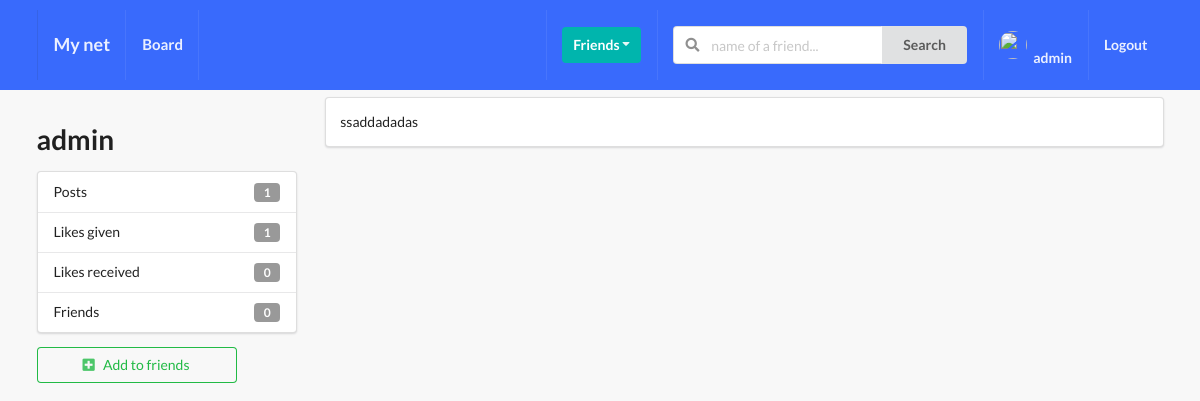
/profile/alekseyarsentyev/ (signed in), run on an earlier commit of the app's database.
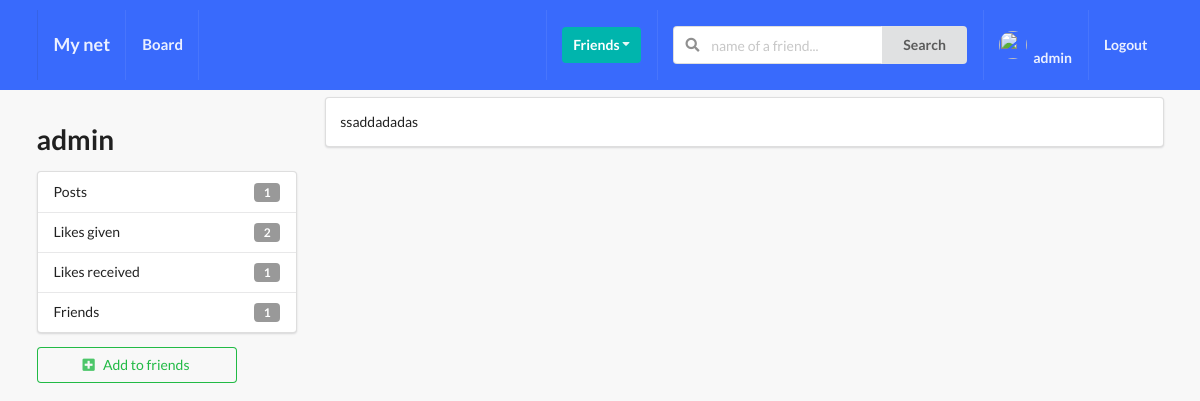
And on a later commit of the database.
### profile_app/models.py (models this page shows, shortened)
class Profile(models.Model):
    first_name = models.CharField(max_length=200, blank=True)
    last_name = models.CharField(max_length=200, blank=True)
    user = models.OneToOneField(User, on_delete=models.CASCADE)
    bio = models.TextField(default="No bio...", max_length=300)
    email = models.EmailField()
    country = models.CharField(max_length=200, blank=True)
    avatar = models.ImageField(default='avatar.jpg', upload_to='avatars/')
    friends = models.ManyToManyField(User, blank=True, default=None, null=True, related_name='friends')
    slug = models.SlugField(unique=True, blank=True)
    updated = models.DateTimeField(auto_now=True)
    created = models.DateTimeField(auto_now_add=True)
    objects = ProfileManager()
    __initial_first_name = None
    __initial_last_name = None
    def __init__(self, *args, **kwargs):
        super().__init__(*args, **kwargs)
        self.__initial_first_name = self.first_name
        self.__initial_last_name = self.last_name
    def get_friends_count(self):
        return self.friends.all().count()
    def get_posts_count(self):
        return self.posts.all().count()
    def get_all_authors_posts(self):
        return self.posts.all()
    def get_like_given_count(self):
        likes = self.likes_user.all()
        total_like = 0
        for item in likes:
            if item.value == 'Like':
                total_like += 1
        return total_like
    def get_received_like_count(self):
        posts = self.posts.all()
        total_like = 0
        for post in posts:
            total_like += post.likes_post.count()
        return total_like

### post_app/models.py (models this page shows, shortened)
class Like(models.Model):
    user = models.ForeignKey(Profile, on_delete=models.CASCADE, related_name='likes_user')
    post = models.ForeignKey(Post, on_delete=models.CASCADE, related_name='likes_post')
    value = models.CharField(max_length=8, choices=LIKE_CHOICES)
    updated = models.DateTimeField(auto_now=True)
    created = models.DateTimeField(auto_now_add=True)

class Post(models.Model):
    content = models.TextField()
    image = models.ImageField(
        upload_to='posts', validators=[FileExtensionValidator(['png', 'jpg', 'jpeg'])], blank=True
    )
    liked = models.ManyToManyField(Profile, related_name='likes', blank=True)
    updated = models.DateTimeField(auto_now=True)
    created = models.DateTimeField(auto_now_add=True)
    author = models.ForeignKey(Profile, related_name='posts', on_delete=models.CASCADE)
    class Meta:
        ordering = ('-created', )

### profile_app/views.py (the view)
# urls.py: path('<slug>/', ProfileDetailView.as_view(), name='profile_detail_view'),
class ProfileDetailView(LoginRequiredMixin, generic.DeleteView):
    model = Profile
    template_name = 'profile_app/profile_view.html'
    def get_object(self, queryset=None):
        slug = self.kwargs.get('slug')
        profile = Profile.objects.get(slug=slug)
        return profile
    def get_context_data(self, **kwargs):
        context = super().get_context_data(**kwargs)
        user = User.objects.get(username__iexact=self.request.user)
        profile = Profile.objects.get(user=user)
        rel_s = Relationship.objects.filter(receiver=profile)
        rel_r = Relationship.objects.filter(sender=profile)
        rel_receiver = []
        for item in rel_r:
            rel_receiver.append(item.receiver.user)
        rel_sender = []
        for item in rel_s:
            rel_sender.append(item.sender.user)
        context['rel_receiver'] = rel_receiver
        context['rel_sender'] = rel_sender
        context['posts'] = self.get_object().get_all_authors_posts()
        context['len_posts'] = True if len(self.get_object().get_all_authors_posts()) > 0 else False
        return context

### profile_app/context_processors.py (called while the page is built)
def profile_pic(request):
    if request.user.is_authenticated:
        profile_obj = Profile.objects.get(user=request.user)
        pic = profile_obj.avatar
        return {'picture': pic}
    return {}

def received_invites(request):
    if request.user.is_authenticated:
        profile_obj = Profile.objects.get(user=request.user)
        invites_num = Relationship.objects.invatations_recieved(receiver=profile_obj).count()
        return {'invites_num': invites_num}
    return {}

### profile_app/models.py (called while the page is built)
    def invatations_recieved(self, receiver):
        qs = Relationship.objects.filter(receiver=receiver, status='send')
        return qs

### profile_app/templates/profile_app/profile_view.html (shortened to what this page needs)
{% extends 'base.html' %}
{% block content %}
    <div class="ui grid">
        <br>
        <div class="row">
            <div class="four wide column">
                <h1>{{object.user}}</h1>
                <div class="ui vertical fluid menu">
                    <div class="item">
                        Posts
                        <div class="ui label">
                            {{ object.get_posts_count }}
                        </div>
                    </div>
                    <div class="item">
                        Likes given
                        <div class="ui label">
                            {{ object.get_like_given_count }}
                        </div>
                    </div>
                    <div class="item">
                        Likes received
                        <div class="ui label">
                            {{ object.get_received_like_count }}
                        </div>
                    </div>
                    <div class="item">
                        Friends
                        <div class="ui label">
                            {{ object.get_friends_count }}
                        </div>
                    </div>
                </div>
                {% if object.user not in rel_receiver and object.user not in rel_sender %}
                    <form action="{% url 'profiles:send_invite' %}" method="POST">
                        <button type="submit" class="ui positive basic button mb-5 w-big"><i class="plus square icon"></i>Add to friends</button>
                    </form>
                {% endif %}
                <br>
            </div>
            <div class="twelve wide column">
                {% if len_posts %}
                    {% for post in posts %}
                        <div class="segment ui fluid">
                            {{ post.content }}
                        </div>
                    {% endfor %}
                {% else %}
                    <h1>No posts here...</h1>
                {% endif %}
            </div>
        </div>
    </div>
{% endblock content %}

### soc_net_app/templates/base.html (shortened to what this page needs)
{% load static %}
<!doctype html>
<html lang="en">
  <head>
    <link rel="stylesheet" type="text/css" href="{% static 'style.css' %}">
    <link rel="stylesheet" type='text/css' href="https://cdnjs.cloudflare.com/ajax/libs/semantic-ui/2.2.14/semantic.min.css">
  </head>
  <body>
    {% include 'main/navbar.html' %}
      <div class="ui container">
        {% block content %}
        {% endblock content %}
      </div>
  </body>
</html>

### soc_net_app/templates/main/navbar.html (shortened to what this page needs)
{% url 'posts:main-post-view' as path_to_posts %}
{% url 'home' as path_to_home %}
{% url 'profiles:my_profile' as path_to_my_profile %}
<div class="ui inverted menu nav mb-7">
  <div class="ui container">
    <a href="{{path_to_home}}" class="{% if request.path == path_to_home %}active{% endif %} item">
        <h3>My net</h3>
    </a>
    {% if request.user.is_authenticated %}
    <a href="{{path_to_posts}}" class="{% if request.path == path_to_posts %}active{% endif %} item">
        <h4>Board</h4>
    </a>
    {% endif %}
    <div class="right menu">
        {% if request.user.is_authenticated %}
        <div class="item">
            <div class="ui floating dropdown icon button teal"> Friends
                <i class="dropdown icon"></i>
             </div>
        </div>
             <div class="item">
              <form action="" method="GET">
                <div class="ui action left icon input">
                <input class="prompt" type="text" name='q' placeholder="name of a friend...">
                <button type='submit' class="ui button">Search</button>
                </div>
            </form>
            </div>
            <a href="{{path_to_my_profile}}" class="{% if request.path == path_to_my_profile %}active{% endif %} item">
                <img src={{picture.url}} class="ui avatar image">&nbsp;
                 <h5>{{ request.user }}</h5>
            </a>
            <a href="{% url 'account_logout' %}" class="ui item">
                <h5>Logout</h5>
            </a>
        {% else %}
        <a href="{% url 'account_login' %}" class="ui item">
                Login
            </a>
        {% endif %}
    </div>
  </div>
</div>

### static/style.css (style rules this page uses)
body { background: #F8F8F8 !important; }
.nav { border-radius: 0px !important; padding: 10px 0px 10px 0px !important; background-color: #396afc !important; }
.mb-7 { margin-bottom: 7px !important; }
.mb-5 { margin-bottom: 5px !important; }
.w-big { width: 200px !important; }

What changed in the data, as far as the page shows it:
changed Profile "admin": get_like_given_count "1" → "2"; get_received_like_count "0" → "1"; get_friends_count "0" → "1"
